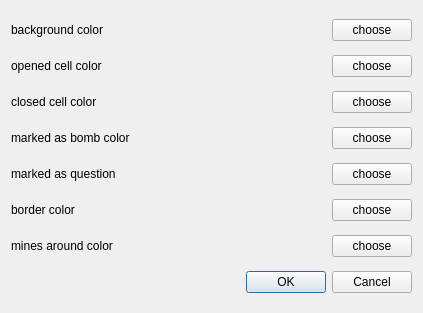
<?xml version="1.0" encoding="UTF-8"?>
<ui version="4.0">
 <class>MinesFieldSettingsDialog</class>
 <widget class="QDialog" name="MinesFieldSettingsDialog">
  <property name="geometry">
   <rect>
    <x>0</x>
    <y>0</y>
    <width>423</width>
    <height>313</height>
   </rect>
  </property>
  <property name="windowTitle">
   <string>Dialog</string>
  </property>
  <layout class="QVBoxLayout" name="verticalLayout">
   <item>
    <layout class="QHBoxLayout" name="horizontalLayout">
     <item>
      <widget class="QLabel" name="label">
       <property name="text">
        <string>background color</string>
       </property>
       <property name="buddy">
        <cstring>backgroundColorButton</cstring>
       </property>
      </widget>
     </item>
     <item>
      <spacer name="horizontalSpacer">
       <property name="orientation">
        <enum>Qt::Horizontal</enum>
       </property>
       <property name="sizeHint" stdset="0">
        <size>
         <width>40</width>
         <height>20</height>
        </size>
       </property>
      </spacer>
     </item>
     <item>
      <widget class="ColorChooseButton" name="backgroundColorButton">
       <property name="text">
        <string>choose</string>
       </property>
      </widget>
     </item>
    </layout>
   </item>
   <item>
    <layout class="QHBoxLayout" name="horizontalLayout_2">
     <item>
      <widget class="QLabel" name="label_2">
       <property name="text">
        <string>opened cell color</string>
       </property>
       <property name="buddy">
        <cstring>openedCellColorButton</cstring>
       </property>
      </widget>
     </item>
     <item>
      <spacer name="horizontalSpacer_2">
       <property name="orientation">
        <enum>Qt::Horizontal</enum>
       </property>
       <property name="sizeHint" stdset="0">
        <size>
         <width>40</width>
         <height>20</height>
        </size>
       </property>
      </spacer>
     </item>
     <item>
      <widget class="ColorChooseButton" name="openedCellColorButton">
       <property name="text">
        <string>choose</string>
       </property>
      </widget>
     </item>
    </layout>
   </item>
   <item>
    <layout class="QHBoxLayout" name="horizontalLayout_3">
     <item>
      <widget class="QLabel" name="label_3">
       <property name="text">
        <string>closed cell color</string>
       </property>
       <property name="buddy">
        <cstring>closedCellColorButton</cstring>
       </property>
      </widget>
     </item>
     <item>
      <spacer name="horizontalSpacer_3">
       <property name="orientation">
        <enum>Qt::Horizontal</enum>
       </property>
       <property name="sizeHint" stdset="0">
        <size>
         <width>40</width>
         <height>20</height>
        </size>
       </property>
      </spacer>
     </item>
     <item>
      <widget class="ColorChooseButton" name="closedCellColorButton">
       <property name="text">
        <string>choose</string>
       </property>
      </widget>
     </item>
    </layout>
   </item>
   <item>
    <layout class="QHBoxLayout" name="horizontalLayout_4">
     <item>
      <widget class="QLabel" name="label_4">
       <property name="text">
        <string>marked as bomb color</string>
       </property>
       <property name="buddy">
        <cstring>markedAsBombColorButton</cstring>
       </property>
      </widget>
     </item>
     <item>
      <spacer name="horizontalSpacer_4">
       <property name="orientation">
        <enum>Qt::Horizontal</enum>
       </property>
       <property name="sizeHint" stdset="0">
        <size>
         <width>40</width>
         <height>20</height>
        </size>
       </property>
      </spacer>
     </item>
     <item>
      <widget class="ColorChooseButton" name="markedAsBombColorButton">
       <property name="text">
        <string>choose</string>
       </property>
      </widget>
     </item>
    </layout>
   </item>
   <item>
    <layout class="QHBoxLayout" name="horizontalLayout_5">
     <item>
      <widget class="QLabel" name="label_5">
       <property name="text">
        <string>marked as question</string>
       </property>
       <property name="buddy">
        <cstring>markedAsQuestionColorButton</cstring>
       </property>
      </widget>
     </item>
     <item>
      <spacer name="horizontalSpacer_5">
       <property name="orientation">
        <enum>Qt::Horizontal</enum>
       </property>
       <property name="sizeHint" stdset="0">
        <size>
         <width>40</width>
         <height>20</height>
        </size>
       </property>
      </spacer>
     </item>
     <item>
      <widget class="ColorChooseButton" name="markedAsQuestionColorButton">
       <property name="text">
        <string>choose</string>
       </property>
      </widget>
     </item>
    </layout>
   </item>
   <item>
    <layout class="QHBoxLayout" name="horizontalLayout_6">
     <item>
      <widget class="QLabel" name="label_6">
       <property name="text">
        <string>border color</string>
       </property>
       <property name="buddy">
        <cstring>borderColorButton</cstring>
       </property>
      </widget>
     </item>
     <item>
      <spacer name="horizontalSpacer_6">
       <property name="orientation">
        <enum>Qt::Horizontal</enum>
       </property>
       <property name="sizeHint" stdset="0">
        <size>
         <width>40</width>
         <height>20</height>
        </size>
       </property>
      </spacer>
     </item>
     <item>
      <widget class="ColorChooseButton" name="borderColorButton">
       <property name="text">
        <string>choose</string>
       </property>
      </widget>
     </item>
    </layout>
   </item>
   <item>
    <layout class="QHBoxLayout" name="horizontalLayout_7">
     <item>
      <widget class="QLabel" name="label_7">
       <property name="text">
        <string>mines around color</string>
       </property>
       <property name="buddy">
        <cstring>borderColorButton</cstring>
       </property>
      </widget>
     </item>
     <item>
      <spacer name="horizontalSpacer_7">
       <property name="orientation">
        <enum>Qt::Horizontal</enum>
       </property>
       <property name="sizeHint" stdset="0">
        <size>
         <width>40</width>
         <height>20</height>
        </size>
       </property>
      </spacer>
     </item>
     <item>
      <widget class="ColorChooseButton" name="minesAroundColorButton">
       <property name="text">
        <string>choose</string>
       </property>
      </widget>
     </item>
    </layout>
   </item>
   <item>
    <widget class="QDialogButtonBox" name="buttonBox">
     <property name="orientation">
      <enum>Qt::Horizontal</enum>
     </property>
     <property name="standardButtons">
      <set>QDialogButtonBox::Cancel|QDialogButtonBox::Ok</set>
     </property>
    </widget>
   </item>
  </layout>
 </widget>
 <customwidgets>
  <customwidget>
   <class>ColorChooseButton</class>
   <extends>QPushButton</extends>
   <header>colorchoosebutton.h</header>
  </customwidget>
 </customwidgets>
 <resources/>
 <connections>
  <connection>
   <sender>buttonBox</sender>
   <signal>accepted()</signal>
   <receiver>MinesFieldSettingsDialog</receiver>
   <slot>accept()</slot>
   <hints>
    <hint type="sourcelabel">
     <x>248</x>
     <y>254</y>
    </hint>
    <hint type="destinationlabel">
     <x>157</x>
     <y>274</y>
    </hint>
   </hints>
  </connection>
  <connection>
   <sender>buttonBox</sender>
   <signal>rejected()</signal>
   <receiver>MinesFieldSettingsDialog</receiver>
   <slot>reject()</slot>
   <hints>
    <hint type="sourcelabel">
     <x>316</x>
     <y>260</y>
    </hint>
    <hint type="destinationlabel">
     <x>286</x>
     <y>274</y>
    </hint>
   </hints>
  </connection>
 </connections>
</ui>
